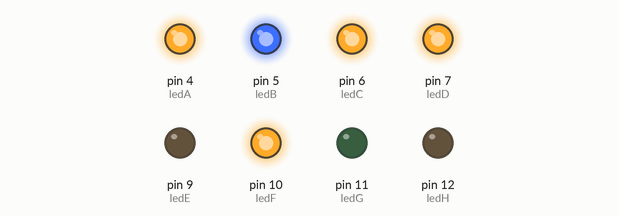
Bench run of a sketch on a simulated Arduino Uno, built with avr-gcc and run on an emulated ATmega328P. Shown: output pins drawn as LEDs (lit = HIGH).

Above: at 0.5 s.
At 2.5 s:
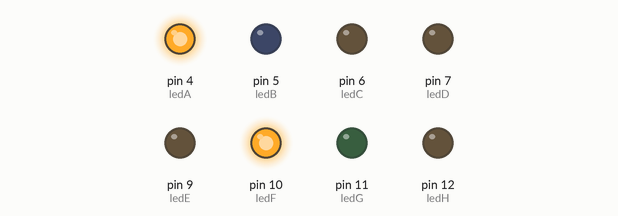
At 4.5 s:
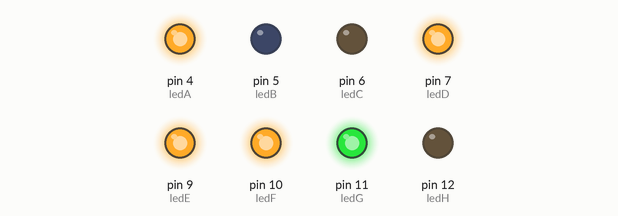
At 5.5 s:
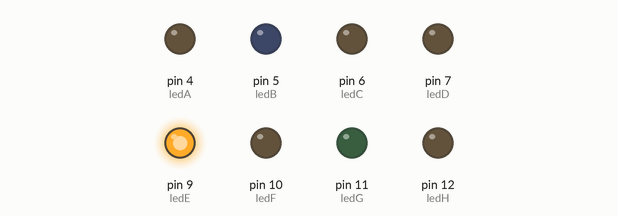
At 8.5 s:
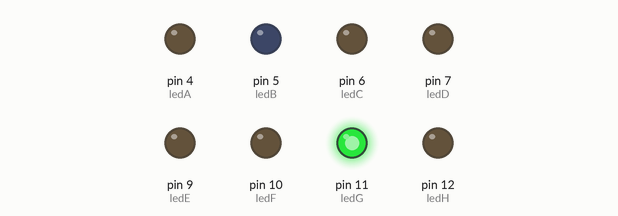
Timing chart, 0 to 9.1 s (numbered marks = the images above):
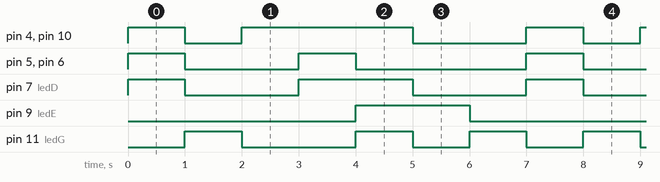

Measured:
- by itself, pin 4 (ledA), pin 10 (ledF): repeats every 7.0 s: LOW 1.0 s, HIGH 3.0 s, LOW 2.0 s, HIGH 1.0 s
- by itself, pin 5 (ledB), pin 6 (ledC): repeats every 7.0 s: LOW 2.0 s, HIGH 1.0 s, LOW 3.0 s, HIGH 1.0 s
- by itself, pin 7 (ledD): repeats every 7.0 s: LOW 2.0 s, HIGH 2.0 s, LOW 2.0 s, HIGH 1.0 s
- by itself, pin 9 (ledE): alternates HIGH for 2.0 s and LOW for 5.0 s
- by itself, pin 11 (ledG): repeats every 7.0 s: LOW 2.0 s, 2 × (HIGH 1.0 s, LOW 1.0 s), HIGH 1.0 s

The sketch:

7_segmentos_prog_3.ino
```cpp
// ********** Variables ************************************* ***********************

const  int ledA = 4  ;
const  int ledB = 5 ;
const  int ledC = 6 ;
const  int ledD = 7 ;
const  int ledE = 9 ;
const  int ledF = 10 ;
const  int ledG = 11 ;
const  int ledH = 12 ;

// ********** Configuración ************************************* ***************************
void setup ()
{
  pinMode (ledA, OUTPUT);
  pinMode (ledB, OUTPUT);
  pinMode (ledC, OUTPUT);
  pinMode (ledD, OUTPUT);
  pinMode (ledE, OUTPUT);
  pinMode (ledF, OUTPUT);
  pinMode (ledG, OUTPUT);
  pinMode (ledH, OUTPUT);


}

// ********** Loop ************************************* ****************************
void loop ()
{
  digitalWrite (ledA, HIGH);   // R
  digitalWrite (ledB, HIGH);
  digitalWrite (ledC, HIGH);
  digitalWrite (ledD, HIGH);
  digitalWrite (ledE, LOW);
  digitalWrite (ledF, HIGH);
  digitalWrite (ledG, LOW);

 delay(1000);

  digitalWrite (ledA, LOW);   // O
  digitalWrite (ledB, LOW);
  digitalWrite (ledC, LOW);
  digitalWrite (ledD, LOW);
  digitalWrite (ledE, LOW);
  digitalWrite (ledF, LOW);
  digitalWrite (ledG, HIGH);

 delay(1000);

  digitalWrite (ledA, HIGH);   // D
  digitalWrite (ledB, LOW);
  digitalWrite (ledC, LOW);
  digitalWrite (ledD, LOW);
  digitalWrite (ledE, LOW);
  digitalWrite (ledF, HIGH);
  digitalWrite (ledG, LOW);

 delay(1000);

  digitalWrite (ledA, HIGH);   // R
  digitalWrite (ledB, HIGH);
  digitalWrite (ledC, HIGH);
  digitalWrite (ledD, HIGH);
  digitalWrite (ledE, LOW);
  digitalWrite (ledF, HIGH);
  digitalWrite (ledG, LOW);

 delay(1000);

  digitalWrite (ledA, HIGH);   // I
  digitalWrite (ledB, LOW);
  digitalWrite (ledC, LOW);
  digitalWrite (ledD, HIGH);
  digitalWrite (ledE, HIGH);
  digitalWrite (ledF, HIGH);
  digitalWrite (ledG, HIGH);

 delay(1000);

  digitalWrite (ledA, LOW);   // G
  digitalWrite (ledB, LOW);
  digitalWrite (ledC, LOW);
  digitalWrite (ledD, LOW);
  digitalWrite (ledE, HIGH);
  digitalWrite (ledF, LOW);
  digitalWrite (ledG, LOW);

 delay(1000);

   digitalWrite (ledA, LOW);   // O
  digitalWrite (ledB, LOW);
  digitalWrite (ledC, LOW);
  digitalWrite (ledD, LOW);
  digitalWrite (ledE, LOW);
  digitalWrite (ledF, LOW);
  digitalWrite (ledG, HIGH);

 delay(1000);


}
```
